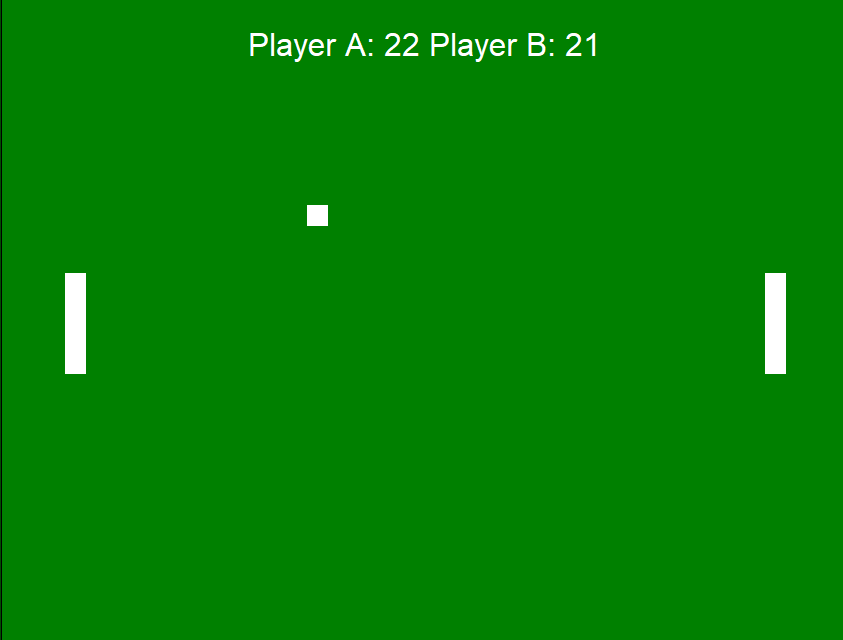

This figure's Python source:
import time
import turtle

wn = turtle.Screen()
wn.title("Pong by Zach Csada")
wn.bgcolor("green")
wn.setup(width=850, height=650)
wn.tracer(0)

# Score
score_a = 0
score_b = 0


# Paddle A
paddle_a = turtle.Turtle()
paddle_a.speed(0.10)
paddle_a.shape("square")
paddle_a.color("white")
paddle_a.shapesize(stretch_wid=5, stretch_len=1)
paddle_a.penup()
paddle_a.goto(-350, 0)

# Paddle B 
paddle_b = turtle.Turtle()
paddle_b.speed(0.10)
paddle_b.shape("square")
paddle_b.color("white")
paddle_b.shapesize(stretch_wid=5, stretch_len=1)
paddle_b.penup()
paddle_b.goto(350, 0)

# Ball
ball = turtle.Turtle()
ball.speed(0)  
ball.shape("square")
ball.color("white")
ball.penup()
ball.goto(0, 0)
ball.dx = 2
ball.dy = -2

# Pen 
pen = turtle.Turtle()
pen.speed(0)
pen.color("white")
pen.penup()
pen.hideturtle()
pen.goto(0, 260)
pen.write("Player A: 0 Player B: 0", align="center", font=("Pacifico", 24, "normal"))

# Function
def paddle_a_up():
    y = paddle_a.ycor()
    y += 20
    paddle_a.sety(y)

def paddle_a_down():
    y = paddle_a.ycor()
    y -= 20
    paddle_a.sety(y)

def paddle_b_up():
    y = paddle_b.ycor()
    y += 20
    paddle_b.sety(y)    
    
def paddle_b_down():  
    y = paddle_b.ycor()
    y -= 20
    paddle_b.sety(y) 
    
# Keyboard binding
wn.listen()
wn.onkeypress(paddle_a_up, "w")
wn.onkeypress(paddle_a_down, "s")
wn.onkeypress(paddle_b_up, "Up")
wn.onkeypress(paddle_b_down, "Down")

# Main game loop
while True:
    wn.update()

    # Move the ball
    ball.setx(ball.xcor() + ball.dx)
    ball.sety(ball.ycor() + ball.dy)

    # Border checking
    if ball.ycor() > 290:
        ball.sety(290)
        ball.dy *= -1

    if ball.ycor() < -290:
        ball.sety(-290)
        ball.dy *= -1


    if ball.xcor() > 390: 
         ball.goto(0, 0)
         ball.dx *= -1
         score_a += 1
         pen.clear()
         pen.write("Player A: {} Player B: {}".format(score_a, score_b), align="center", font=("Pacifico", 24, "normal"))
    
    if ball.xcor() < -390: 
        ball.goto(0, 0)
        ball.dx *= -1
        score_b += 1
        pen.clear()
        pen.write("Player A: {} Player B: {}".format(score_a, score_b), align="center", font=("Pacifico", 24, "normal"))

    # Paddle and ball collisions
    if (ball.xcor() > 340 and ball.xcor() < 350) and (ball.ycor() < paddle_b.ycor() + 40 and ball.ycor() > paddle_b.ycor() -40):
        ball.setx(340)
        ball.dx *= -1

    if (ball.xcor() < -340 and ball.xcor() > -350) and (ball.ycor() < paddle_a.ycor() + 40 and ball.ycor() > paddle_a.ycor() -40):
        ball.setx(-340)
        ball.dx *= -1

    time.sleep(0.005)
    
